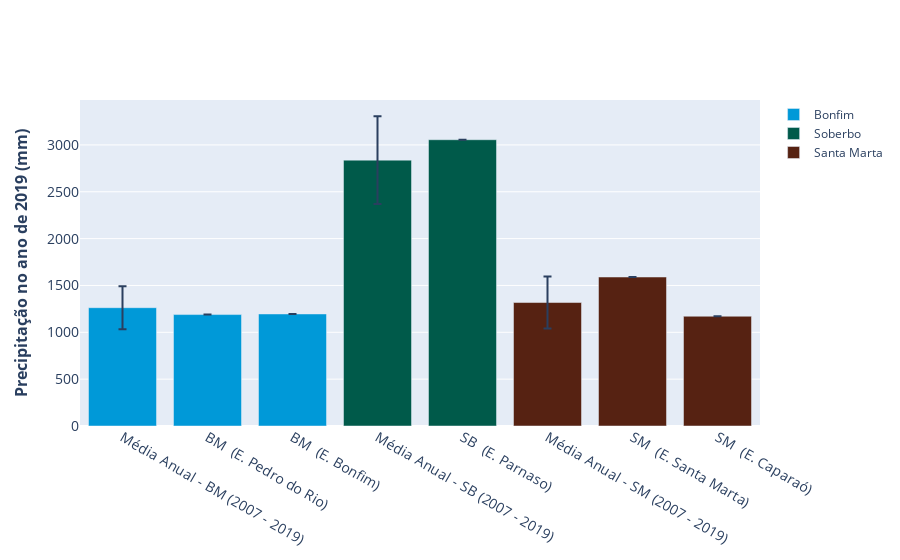

The cell this chart's notebook holds for it:
### Markdown cell above
# Criando o 1º gráfico

### Code cell
import plotly.graph_objects as go

fig = go.Figure()

fig.add_trace(go.Bar(name='Bonfim',x=df.estacao[:3], y=df.chuva[:3], marker_color='rgb(0, 153, 216)', error_y=dict(type='data', array=df.sd[:3]), textposition='auto'
))
fig.add_trace(go.Bar(name='Soberbo',x=df.estacao[3:5], y=df.chuva[3:5], marker_color='rgb(0, 90, 74)', error_y=dict(type='data', array=df.sd[3:5])
))
fig.add_trace(go.Bar(name='Santa Marta',x=df.estacao[5:8], y=df.chuva[5:8], marker_color='rgb(86, 34, 18)', error_y=dict(type='data', array=df.sd[5:8])
))
fig.update_layout(font_family='Open Sans',  xaxis_tickfont_size=14, yaxis=dict(title='<b>Precipitação no ano de 2019 (mm)', titlefont_size=16, tickfont_size=14
))
fig.show()

### Figure 1 — Plotly figure (JSON) as saved in the notebook; plotly's stock layout.template omitted (floating-point values rounded to 4 significant figures)
{"data": [{"error_y": {"array": [229.7, null, null], "type": "data"}, "marker": {"color": "rgb(0, 153, 216)"}, "name": "Bonfim", "textposition": "auto", "type": "bar", "x": ["Média Anual - BM\n(2007 - 2019)", "BM \n(E. Pedro do Rio) ", "BM \n(E. Bonfim)"], "y": [1263.0, 1189.0, 1196.0]}, {"error_y": {"array": [467.8, null], "type": "data"}, "marker": {"color": "rgb(0, 90, 74)"}, "name": "Soberbo", "type": "bar", "x": ["Média Anual - SB\n(2007 - 2019)", "SB \n(E. Parnaso)"], "y": [2838.0, 3055.0]}, {"error_y": {"array": [278.5, null, null], "type": "data"}, "marker": {"color": "rgb(86, 34, 18)"}, "name": "Santa Marta", "type": "bar", "x": ["Média Anual - SM\n(2007 - 2019)", "SM \n(E. Santa Marta)", "SM \n(E. Caparaó)"], "y": [1318.0, 1590.0, 1172.0]}], "layout": {"font": {"family": "Open Sans"}, "xaxis": {"tickfont": {"size": 14}}, "yaxis": {"tickfont": {"size": 14}, "title": {"font": {"size": 16}, "text": "<b>Precipitação no ano de 2019 (mm)"}}}}
